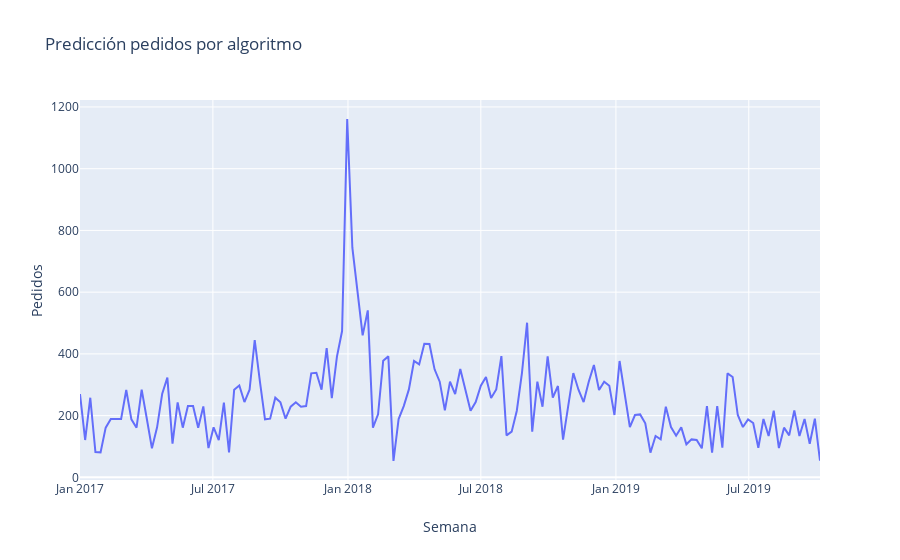

This figure's notebook cell:
### Code cell
df_plot = df_train_processed.groupby(df_train_processed.index).agg({'num_orders' : 'sum'})

charts = [
	go.Scatter(
		x = df_plot.index,
		y = df_plot.num_orders,
		name = 'Train'
	)
]

fig = go.Figure(
	data = charts,
	layout = go.Layout(
		title = 'Predicción pedidos por algoritmo',
		xaxis_title = 'Semana',
		yaxis_title = 'Pedidos'
	)
)

fig

### Figure 1 — Plotly figure (JSON) as saved in the notebook; plotly's stock layout.template omitted (floating-point values rounded to 4 significant figures; data arrays with more than 128 entries replaced by an {"elided": "..."} marker saying what was removed)
{"data": [{"name": "Train", "type": "scatter", "x": {"elided": "145 str values"}, "y": {"elided": "145 int values"}}], "layout": {"autosize": true, "title": {"text": "Predicción pedidos por algoritmo"}, "xaxis": {"autorange": true, "range": ["2017-01-01", "2019-10-06"], "title": {"text": "Semana"}, "type": "date"}, "yaxis": {"autorange": true, "range": [-8.556, 1223.0], "title": {"text": "Pedidos"}, "type": "linear"}}}
